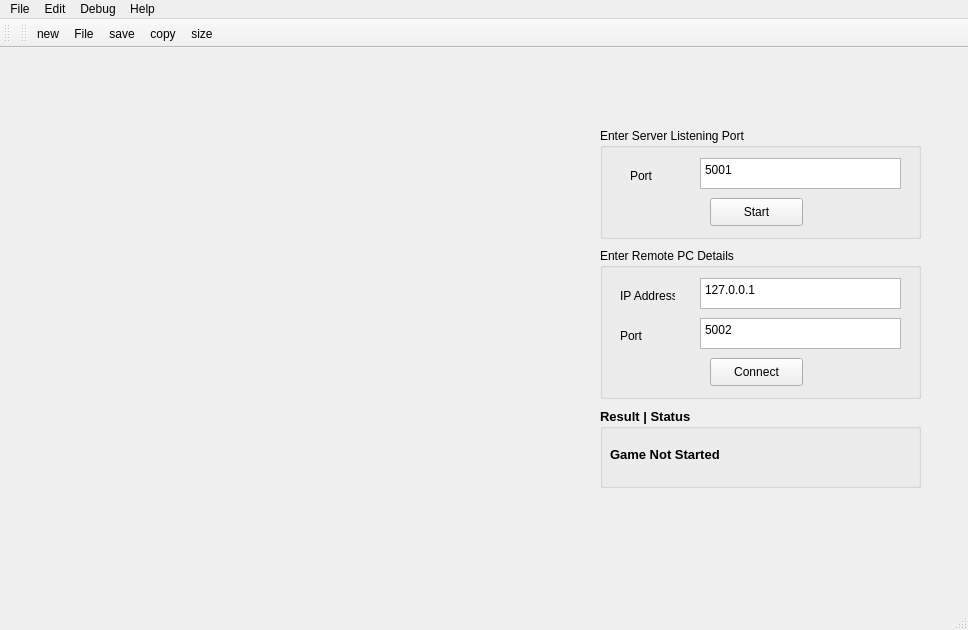
<?xml version="1.0" encoding="UTF-8"?>
<ui version="4.0">
 <class>TicTacToeMainWindow</class>
 <widget class="QMainWindow" name="TicTacToeMainWindow">
  <property name="geometry">
   <rect>
    <x>0</x>
    <y>0</y>
    <width>968</width>
    <height>630</height>
   </rect>
  </property>
  <property name="windowTitle">
   <string>TicTacToeMainWindow</string>
  </property>
  <widget class="QWidget" name="centralwidget">
   <widget class="QGroupBox" name="groupBox">
    <property name="geometry">
     <rect>
      <x>600</x>
      <y>80</y>
      <width>321</width>
      <height>111</height>
     </rect>
    </property>
    <property name="title">
     <string>Enter Server Listening Port</string>
    </property>
    <widget class="QPlainTextEdit" name="plainTextEditPort">
     <property name="geometry">
      <rect>
       <x>100</x>
       <y>30</y>
       <width>201</width>
       <height>31</height>
      </rect>
     </property>
     <property name="plainText">
      <string>5001</string>
     </property>
    </widget>
    <widget class="QPushButton" name="pushButtonStart">
     <property name="geometry">
      <rect>
       <x>110</x>
       <y>70</y>
       <width>93</width>
       <height>28</height>
      </rect>
     </property>
     <property name="text">
      <string>Start</string>
     </property>
    </widget>
    <widget class="QLabel" name="label_3">
     <property name="geometry">
      <rect>
       <x>30</x>
       <y>40</y>
       <width>55</width>
       <height>16</height>
      </rect>
     </property>
     <property name="text">
      <string>Port</string>
     </property>
    </widget>
   </widget>
   <widget class="QGroupBox" name="groupBox_2">
    <property name="geometry">
     <rect>
      <x>600</x>
      <y>200</y>
      <width>321</width>
      <height>151</height>
     </rect>
    </property>
    <property name="title">
     <string>Enter Remote PC Details</string>
    </property>
    <widget class="QPlainTextEdit" name="plainTextEditRemoteIPAddr">
     <property name="geometry">
      <rect>
       <x>100</x>
       <y>30</y>
       <width>201</width>
       <height>31</height>
      </rect>
     </property>
     <property name="plainText">
      <string>127.0.0.1</string>
     </property>
    </widget>
    <widget class="QPushButton" name="pushButtonConnect">
     <property name="geometry">
      <rect>
       <x>110</x>
       <y>110</y>
       <width>93</width>
       <height>28</height>
      </rect>
     </property>
     <property name="text">
      <string>Connect</string>
     </property>
    </widget>
    <widget class="QLabel" name="label">
     <property name="geometry">
      <rect>
       <x>20</x>
       <y>40</y>
       <width>55</width>
       <height>16</height>
      </rect>
     </property>
     <property name="text">
      <string>IP Address</string>
     </property>
    </widget>
    <widget class="QPlainTextEdit" name="plainTextEditRemotePort">
     <property name="geometry">
      <rect>
       <x>100</x>
       <y>70</y>
       <width>201</width>
       <height>31</height>
      </rect>
     </property>
     <property name="plainText">
      <string>5002</string>
     </property>
    </widget>
    <widget class="QLabel" name="label_2">
     <property name="geometry">
      <rect>
       <x>20</x>
       <y>80</y>
       <width>55</width>
       <height>16</height>
      </rect>
     </property>
     <property name="text">
      <string>Port</string>
     </property>
    </widget>
   </widget>
   <widget class="QGroupBox" name="groupBox_3">
    <property name="geometry">
     <rect>
      <x>600</x>
      <y>360</y>
      <width>321</width>
      <height>80</height>
     </rect>
    </property>
    <property name="font">
     <font>
      <pointsize>10</pointsize>
      <bold>true</bold>
     </font>
    </property>
    <property name="title">
     <string>Result | Status</string>
    </property>
    <widget class="QLabel" name="labelResult">
     <property name="geometry">
      <rect>
       <x>10</x>
       <y>36</y>
       <width>291</width>
       <height>20</height>
      </rect>
     </property>
     <property name="text">
      <string>Game Not Started</string>
     </property>
    </widget>
   </widget>
  </widget>
  <widget class="QStatusBar" name="statusbar">
   <property name="tabletTracking">
    <bool>true</bool>
   </property>
  </widget>
  <widget class="QMenuBar" name="menubar">
   <property name="geometry">
    <rect>
     <x>0</x>
     <y>0</y>
     <width>968</width>
     <height>25</height>
    </rect>
   </property>
   <widget class="QMenu" name="menuFile">
    <property name="title">
     <string>File</string>
    </property>
    <addaction name="actionNew_Game"/>
    <addaction name="actionExit"/>
    <addaction name="actionnew"/>
    <addaction name="actionFile"/>
    <addaction name="actioncopy"/>
    <addaction name="actiondocument"/>
    <addaction name="actionsave"/>
   </widget>
   <widget class="QMenu" name="menuEdit">
    <property name="title">
     <string>Edit</string>
    </property>
   </widget>
   <widget class="QMenu" name="menudebug">
    <property name="title">
     <string>Debug</string>
    </property>
   </widget>
   <widget class="QMenu" name="menuHelp">
    <property name="title">
     <string>Help</string>
    </property>
    <addaction name="actionSource_Code"/>
    <addaction name="actionmore_detials"/>
   </widget>
   <addaction name="menuFile"/>
   <addaction name="menuEdit"/>
   <addaction name="menudebug"/>
   <addaction name="menuHelp"/>
  </widget>
  <widget class="QToolBar" name="toolBar">
   <property name="windowTitle">
    <string>toolBar</string>
   </property>
   <attribute name="toolBarArea">
    <enum>TopToolBarArea</enum>
   </attribute>
   <attribute name="toolBarBreak">
    <bool>false</bool>
   </attribute>
  </widget>
  <widget class="QToolBar" name="toolBar_2">
   <property name="windowTitle">
    <string>toolBar_2</string>
   </property>
   <attribute name="toolBarArea">
    <enum>TopToolBarArea</enum>
   </attribute>
   <attribute name="toolBarBreak">
    <bool>false</bool>
   </attribute>
   <addaction name="actionnew"/>
   <addaction name="actionFile"/>
   <addaction name="actionsave"/>
   <addaction name="actioncopy"/>
   <addaction name="actiondocument"/>
  </widget>
  <action name="actionNew_Game">
   <property name="text">
    <string>New Game</string>
   </property>
  </action>
  <action name="actionExit">
   <property name="text">
    <string>Exit</string>
   </property>
  </action>
  <action name="actionSource_Code">
   <property name="text">
    <string>About</string>
   </property>
  </action>
  <action name="actionnew">
   <property name="checkable">
    <bool>true</bool>
   </property>
   <property name="icon">
    <iconset resource="res.qrc">
     <normaloff>:/images/new.png</normaloff>:/images/new.png</iconset>
   </property>
   <property name="text">
    <string>new</string>
   </property>
  </action>
  <action name="actionFile">
   <property name="icon">
    <iconset resource="res.qrc">
     <normaloff>:/images/Downloads/file.png</normaloff>:/images/Downloads/file.png</iconset>
   </property>
   <property name="text">
    <string>File</string>
   </property>
  </action>
  <action name="actioncopy">
   <property name="icon">
    <iconset resource="res.qrc">
     <normaloff>:/images/Downloads/copy.png</normaloff>:/images/Downloads/copy.png</iconset>
   </property>
   <property name="text">
    <string>copy</string>
   </property>
  </action>
  <action name="actiondocument">
   <property name="icon">
    <iconset resource="res.qrc">
     <normaloff>:/images/Downloads/size.png</normaloff>:/images/Downloads/size.png</iconset>
   </property>
   <property name="text">
    <string>size</string>
   </property>
  </action>
  <action name="actionsave">
   <property name="icon">
    <iconset resource="res.qrc">
     <normaloff>:/images/Downloads/save.png</normaloff>:/images/Downloads/save.png</iconset>
   </property>
   <property name="text">
    <string>save</string>
   </property>
  </action>
  <action name="actionmore_detials">
   <property name="text">
    <string>more detials</string>
   </property>
  </action>
 </widget>
 <resources>
  <include location="res.qrc"/>
 </resources>
 <connections>
  <connection>
   <sender>actionExit</sender>
   <signal>triggered()</signal>
   <receiver>TicTacToeMainWindow</receiver>
   <slot>close()</slot>
   <hints>
    <hint type="sourcelabel">
     <x>-1</x>
     <y>-1</y>
    </hint>
    <hint type="destinationlabel">
     <x>515</x>
     <y>314</y>
    </hint>
   </hints>
  </connection>
  <connection>
   <sender>actionNew_Game</sender>
   <signal>triggered()</signal>
   <receiver>pushButtonConnect</receiver>
   <slot>click()</slot>
   <hints>
    <hint type="sourcelabel">
     <x>-1</x>
     <y>-1</y>
    </hint>
    <hint type="destinationlabel">
     <x>826</x>
     <y>349</y>
    </hint>
   </hints>
  </connection>
 </connections>
</ui>
